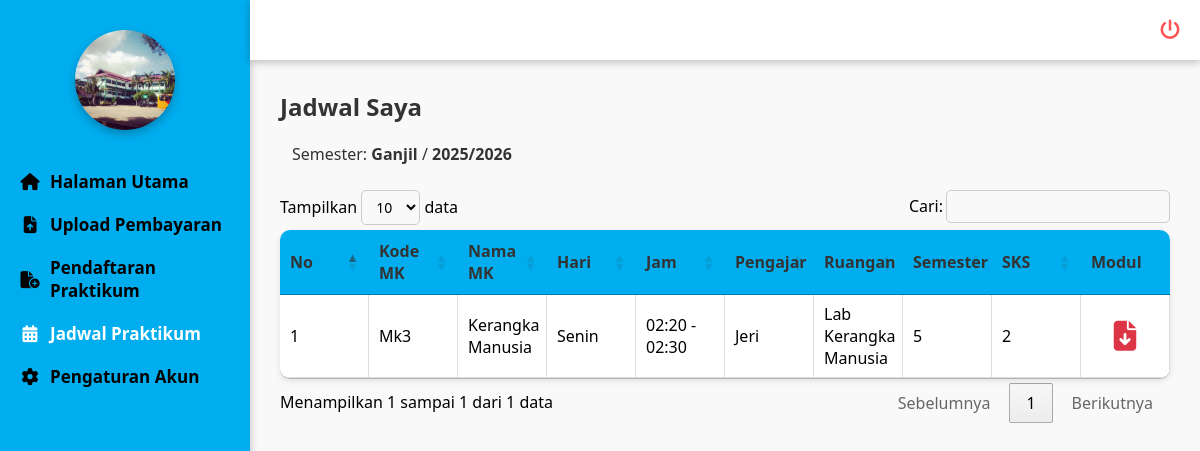
Page /mahasiswa/jadwal/jadwal.php (signed in) on the committed database.
### tables this page shows
CREATE TABLE `semester` (
  `id` int NOT NULL,
  `nama_semester` varchar(50) NOT NULL,
  `tahun_ajaran` varchar(20) NOT NULL,
  `status` enum('Aktif','Tidak Aktif') NOT NULL DEFAULT 'Aktif'
);

CREATE TABLE `jadwal_praktikum` (
  `id` int NOT NULL,
  `id_mk` int NOT NULL,
  `id_dosen` int NOT NULL,
  `id_ruangan` int NOT NULL,
  `id_semester` int NOT NULL,
  `hari` enum('Senin','Selasa','Rabu','Kamis','Jumat','Sabtu','Minggu') NOT NULL,
  `jam_mulai` time NOT NULL,
  `jam_selesai` time NOT NULL,
  `kuota` int NOT NULL,
  `kuota_awal` int DEFAULT NULL,
  `peserta` int NOT NULL DEFAULT '0'
);

CREATE TABLE `matakuliah_praktikum` (
  `id` int NOT NULL,
  `kode_mk` varchar(20) NOT NULL,
  `nama_mk` varchar(100) NOT NULL,
  `sks` int NOT NULL,
  `semester` varchar(10) NOT NULL,
  `id_semester` int DEFAULT NULL,
  `modul` varchar(255) DEFAULT NULL
);

CREATE TABLE `dosen` (
  `id` int NOT NULL,
  `nidn` varchar(20) NOT NULL,
  `nama` varchar(100) NOT NULL,
  `prodi` enum('Farmasi','Analis Kesehatan') NOT NULL,
  `jenis_kelamin` enum('Laki-laki','Perempuan') NOT NULL,
  `alamat` varchar(255) DEFAULT NULL,
  `no_hp` varchar(20) DEFAULT NULL,
  `user_id` int DEFAULT NULL
);

CREATE TABLE `ruangan` (
  `id` int NOT NULL,
  `kode_ruangan` varchar(20) NOT NULL,
  `nama_ruangan` varchar(100) NOT NULL,
  `kapasitas` int NOT NULL,
  `lokasi` varchar(100) NOT NULL
);

### mahasiswa/jadwal/jadwal.php (the view, shortened to what this page needs)
<?php
include '../../koneksi/sidebarmhs.php';
include '../../koneksi/koneksi.php';
function e($v){ return htmlspecialchars((string)($v ?? ''), ENT_QUOTES, 'UTF-8'); }
$id_mahasiswa = (int)($_SESSION['mhs_id'] ?? 0);
?>
<!doctype html>
<html>
<head>
  <link rel="stylesheet" href="https://cdn.datatables.net/1.13.6/css/jquery.dataTables.min.css">
  <link rel="stylesheet" href="https://cdnjs.cloudflare.com/ajax/libs/font-awesome/6.5.0/css/all.min.css">
</head>
<body>
  <div class="konten_utama">
    <h2>Jadwal Saya</h2>
    <?php
  $qSem = mysqli_query($conn, "SELECT id, nama_semester, tahun_ajaran FROM semester WHERE status='Aktif' LIMIT 1");
  $semAktif   = mysqli_fetch_assoc($qSem);
  $id_semester= $semAktif['id'] ?? null;
  ?>
    <?php if(!$id_semester): ?>
    <div class="kotak_info info_peringatan">Belum ada <b>Semester</b> berstatus <b>Aktif</b>. Tidak ada jadwal yang
      ditampilkan.</div>
    <?php else: ?>
    <div class="kotak_info info_sukses">
      Semester: <b><?= e($semAktif['nama_semester']); ?></b> / <b><?= e($semAktif['tahun_ajaran']); ?></b>
    </div>
    <?php endif; ?>
    <table id="tabel-jadwal" class="tabel_data">
      <thead>
        <tr>
          <th>No</th>
          <th>Kode MK</th>
          <th>Nama MK</th>
          <th>Hari</th>
          <th>Jam</th>
          <th>Pengajar</th>
          <th>Ruangan</th>
          <th>Semester</th>
          <th>SKS</th>
          <th>Modul</th>
        </tr>
      </thead>
      <tbody>
        <?php
      if ($id_semester) {
        $sql = "
          SELECT
            mk.kode_mk, mk.nama_mk, mk.sks, mk.modul,
            mk.semester AS semester_mk,
            jp.hari, jp.jam_mulai, jp.jam_selesai,
            d.nama AS pengajar,
            r.nama_ruangan
          FROM pilihan_jadwal pj
          INNER JOIN jadwal_praktikum jp ON jp.id = pj.id_jadwal
          LEFT JOIN matakuliah_praktikum mk ON mk.id = jp.id_mk
          LEFT JOIN dosen d ON d.id  = jp.id_dosen
          LEFT JOIN ruangan r ON r.id = jp.id_ruangan
          WHERE pj.id_mahasiswa = ".(int)$id_mahasiswa."
            AND pj.id_semester = ".(int)$id_semester."
          ORDER BY
            mk.nama_mk ASC,
            FIELD(jp.hari,'Senin','Selasa','Rabu','Kamis','Jumat','Sabtu','Minggu'),
            jp.jam_mulai ASC
        ";
        $q  = mysqli_query($conn, $sql);
        $no = 1;
        if ($q && mysqli_num_rows($q) > 0) {
          while ($row = mysqli_fetch_assoc($q)) {
            $jam_mulai   = !empty($row['jam_mulai']) ? date('H:i', strtotime($row['jam_mulai'])) : '00:00';
            $jam_selesai = !empty($row['jam_selesai']) ? date('H:i', strtotime($row['jam_selesai'])) : '00:00';
            $jam         = $jam_mulai.' - '.$jam_selesai;
            $modul = trim((string)($row['modul'] ?? ''));
            $modul_html = $modul !== ''
              ? "<a href='../../uploads/".e($modul)."' target='_blank' title='Buka Modul'><i class='fa-solid fa-file-arrow-down' style='font-size:30px;color:#dc3545'></i></a>"
              : "<span style='color:#999;'>-</span>";
            ?>
        <tr>
          <td data-label="No"><?= $no++; ?></td>
          <td data-label="Kode MK"><?= e($row['kode_mk'] ?? ''); ?></td>
          <td data-label="Nama MK"><?= e($row['nama_mk'] ?? ''); ?></td>
          <td data-label="Hari"><?= e($row['hari'] ?? ''); ?></td>
          <td data-label="Jam"><?= e($jam); ?></td>
          <td data-label="Pengajar"><?= e($row['pengajar'] ?? ''); ?></td>
          <td data-label="Ruangan"><?= e($row['nama_ruangan'] ?? ''); ?></td>
          <td data-label="Semester"><?= e($row['semester_mk'] ?? ''); ?></td>
          <td data-label="SKS"><?= e($row['sks'] ?? ''); ?></td>
          <td data-label="Modul" class="sel_modul"><?= $modul_html; ?></td>
        </tr>
        <?php
          }
        }
      }
      ?>
      </tbody>
    </table>
  </div>
</body>
</html>

### koneksi/sidebarmhs.php (style rules this page uses)
* { margin: 0; padding: 0; box-sizing: border-box; font-family: 'Segoe UI', Tahoma, Geneva, Verdana, sans-serif; }
body { display: flex; min-height: 100vh; background: #f3f3f3; overflow-x: hidden; }

### mahasiswa/jadwal/jadwal.php (style rules this page uses)
.konten_utama { margin-left: 250px; margin-top: 60px; padding: 30px; min-height: calc(100vh - 60px); background: #f9f9f9; font-family: Arial, sans-serif; }
.konten_utama h2 { margin-bottom: 10px; color: #333; }
.kotak_info { margin: 10px 0 15px 0; padding: 10px 12px; border-radius: 6px; }
.info_sukses { color: #333 }
.tabel_data { width: 100%; border-collapse: collapse; background: white; border-radius: 10px; overflow: hidden; box-shadow: 0 2px 6px rgba(0, 0, 0, 0.1); table-layout: fixed; }
.tabel_data th { background: #00AEEF; color: #333; text-align: left; padding: 12px 15px; }
.tabel_data td { padding: 12px 15px; border-bottom: 1px solid #ddd; border-right: 1px solid #ddd; }
.sel_modul { text-align: center; }

### rows in the picture
semester: nama_semester "Ganjil", tahun_ajaran "2025/2026"
jadwal_praktikum: id_mk.kode_mk "Mk3", id_mk.nama_mk "Kerangka Manusia", hari "Senin", jam "02:20 - 02:30", id_dosen.nama "Jeri", id_ruangan.nama_ruangan "Lab Kerangka Manusia", id_mk.semester "5", id_mk.sks "2"
